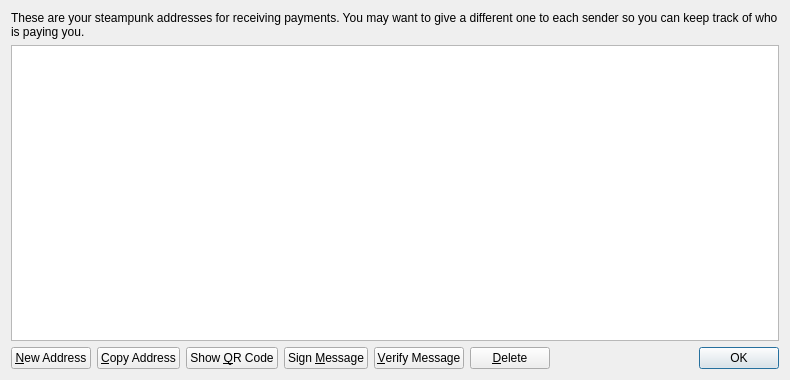
<?xml version="1.0" encoding="UTF-8"?>
<ui version="4.0">
 <class>AddressBookPage</class>
 <widget class="QWidget" name="AddressBookPage">
  <property name="geometry">
   <rect>
    <x>0</x>
    <y>0</y>
    <width>790</width>
    <height>380</height>
   </rect>
  </property>
  <property name="windowTitle">
   <string>Address Book</string>
  </property>
  <layout class="QVBoxLayout" name="verticalLayout">
   <item>
    <widget class="QLabel" name="labelExplanation">
     <property name="text">
      <string>These are your steampunk addresses for receiving payments. You may want to give a different one to each sender so you can keep track of who is paying you.</string>
     </property>
     <property name="textFormat">
      <enum>Qt::PlainText</enum>
     </property>
     <property name="wordWrap">
      <bool>true</bool>
     </property>
    </widget>
   </item>
   <item>
    <widget class="QTableView" name="tableView">
     <property name="contextMenuPolicy">
      <enum>Qt::CustomContextMenu</enum>
     </property>
     <property name="toolTip">
      <string>Double-click to edit address or label</string>
     </property>
     <property name="tabKeyNavigation">
      <bool>false</bool>
     </property>
     <property name="alternatingRowColors">
      <bool>true</bool>
     </property>
     <property name="selectionMode">
      <enum>QAbstractItemView::SingleSelection</enum>
     </property>
     <property name="selectionBehavior">
      <enum>QAbstractItemView::SelectRows</enum>
     </property>
     <property name="sortingEnabled">
      <bool>true</bool>
     </property>
     <attribute name="verticalHeaderVisible">
      <bool>false</bool>
     </attribute>
    </widget>
   </item>
   <item>
    <layout class="QHBoxLayout" name="horizontalLayout">
     <item>
      <widget class="QPushButton" name="newAddressButton">
       <property name="toolTip">
        <string>Create a new address</string>
       </property>
       <property name="text">
        <string>&amp;New Address</string>
       </property>
       <property name="icon">
        <iconset resource="../bitcoin.qrc">
         <normaloff>:/icons/add</normaloff>:/icons/add</iconset>
       </property>
      </widget>
     </item>
     <item>
      <widget class="QPushButton" name="copyToClipboard">
       <property name="toolTip">
        <string>Copy the currently selected address to the system clipboard</string>
       </property>
       <property name="text">
        <string>&amp;Copy Address</string>
       </property>
       <property name="icon">
        <iconset resource="../bitcoin.qrc">
         <normaloff>:/icons/editcopy</normaloff>:/icons/editcopy</iconset>
       </property>
      </widget>
     </item>
     <item>
      <widget class="QPushButton" name="showQRCode">
       <property name="text">
        <string>Show &amp;QR Code</string>
       </property>
       <property name="icon">
        <iconset resource="../bitcoin.qrc">
         <normaloff>:/icons/qrcode</normaloff>:/icons/qrcode</iconset>
       </property>
      </widget>
     </item>
     <item>
      <widget class="QPushButton" name="signMessage">
       <property name="toolTip">
        <string>Sign a message to prove you own a steampunk address</string>
       </property>
       <property name="text">
        <string>Sign &amp;Message</string>
       </property>
       <property name="icon">
        <iconset resource="../bitcoin.qrc">
         <normaloff>:/icons/edit</normaloff>:/icons/edit</iconset>
       </property>
      </widget>
     </item>
     <item>
      <widget class="QPushButton" name="verifyMessage">
       <property name="toolTip">
        <string>Verify a message to ensure it was signed with a specified steampunk address</string>
       </property>
       <property name="text">
        <string>&amp;Verify Message</string>
       </property>
       <property name="icon">
        <iconset resource="../bitcoin.qrc">
         <normaloff>:/icons/transaction_0</normaloff>:/icons/transaction_0</iconset>
       </property>
      </widget>
     </item>
     <item>
      <widget class="QPushButton" name="deleteButton">
       <property name="toolTip">
        <string>Delete the currently selected address from the list</string>
       </property>
       <property name="text">
        <string>&amp;Delete</string>
       </property>
       <property name="icon">
        <iconset resource="../bitcoin.qrc">
         <normaloff>:/icons/remove</normaloff>:/icons/remove</iconset>
       </property>
      </widget>
     </item>
     <item>
      <spacer name="horizontalSpacer">
       <property name="orientation">
        <enum>Qt::Horizontal</enum>
       </property>
       <property name="sizeHint" stdset="0">
        <size>
         <width>40</width>
         <height>20</height>
        </size>
       </property>
      </spacer>
     </item>
     <item>
      <widget class="QDialogButtonBox" name="buttonBox">
       <property name="sizePolicy">
        <sizepolicy hsizetype="Maximum" vsizetype="Fixed">
         <horstretch>0</horstretch>
         <verstretch>0</verstretch>
        </sizepolicy>
       </property>
       <property name="standardButtons">
        <set>QDialogButtonBox::Ok</set>
       </property>
      </widget>
     </item>
    </layout>
   </item>
  </layout>
 </widget>
 <resources>
  <include location="../bitcoin.qrc"/>
 </resources>
 <connections/>
</ui>
